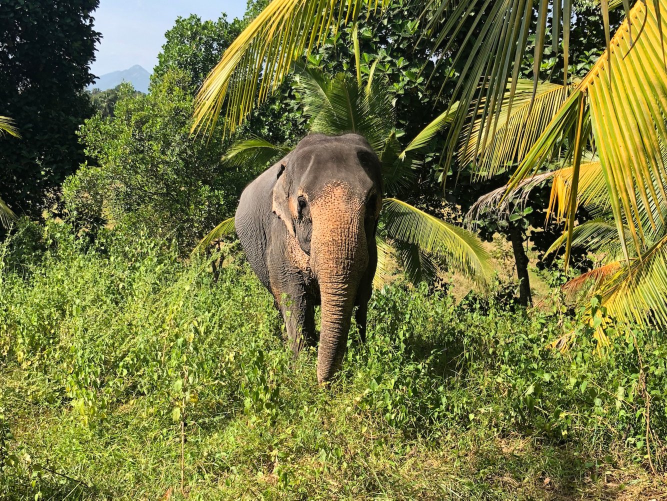
#> input picture opencv/elephant.jpg, 1334 x 1001 px (shown at 1/2 size)
$ python fang_she.py
#> lines starting #> are read from the running program, lines starting #| are printed output that depends on the picture
import cv2 as cv
import numpy as np

img = cv.imread('elephant.jpg')
#> img is the input picture: shape (1001, 1334, 3); mean B, G, R 62.1, 117.9, 116

M_crop_elephant = np.array([
    [2, 0, -150],
    [0, 2, -240]
], dtype=np.float32)

img_sheared = cv.warpAffine(img, M_crop_elephant, (int(1001*2), 1334))
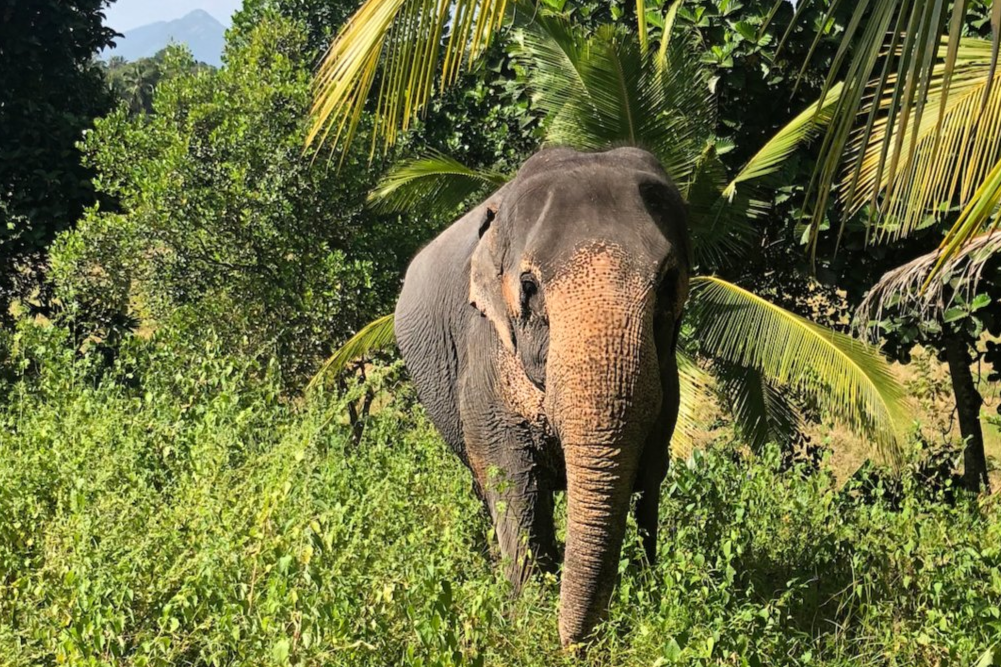
#> img_sheared: shape (1334, 2002, 3) (shown at 1/2 size); mean B, G, R 61.6, 111, 107.5
cv.imwrite('elephant_sheared.jpg', img_sheared)

# x轴的剪切变换，角度15°
theta = 15 * np.pi / 180
M_shear = np.array([
    [1, np.tan(theta), 0],
    [0, 1, 0]
], dtype=np.float32)

img_sheared = cv.warpAffine(img, M_shear, (400, 600))
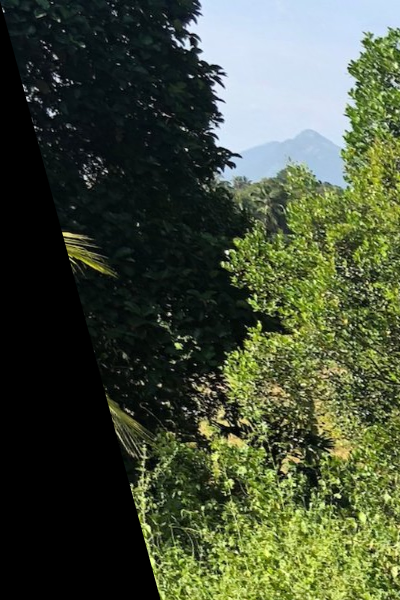
#> img_sheared: shape (600, 400, 3); mean B, G, R 58.5, 79.7, 70
cv.imwrite('elephant_sheared.jpg', img_sheared)

# 顺时针旋转，角度15°
M_rotate = np.array([
    [np.cos(theta), -np.sin(theta), 0],
    [np.sin(theta), np.cos(theta), 0]
], dtype=np.float32)

img_rotated = cv.warpAffine(img, M_rotate, (400, 600))
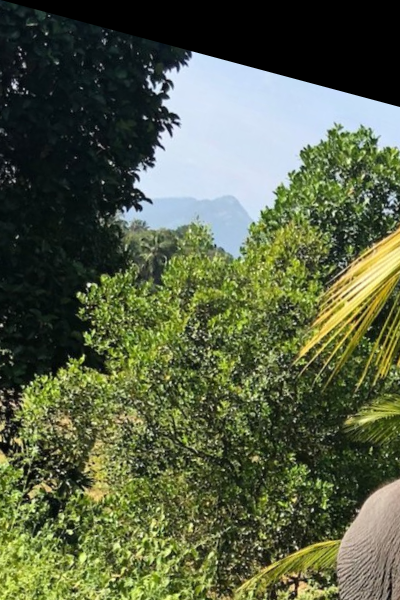
#> img_rotated: shape (600, 400, 3); mean B, G, R 69.5, 96.7, 87.4
cv.imwrite('elephant_rotated.jpg', img_rotated)

# 某种变换，具体旋转+缩放+旋转组合可以通过SVD分解理解
M = np.array([
    [1, 1.5, -400],
    [0.5, 2, -100]
], dtype=np.float32)

img_transformed = cv.warpAffine(img, M, (400, 600))
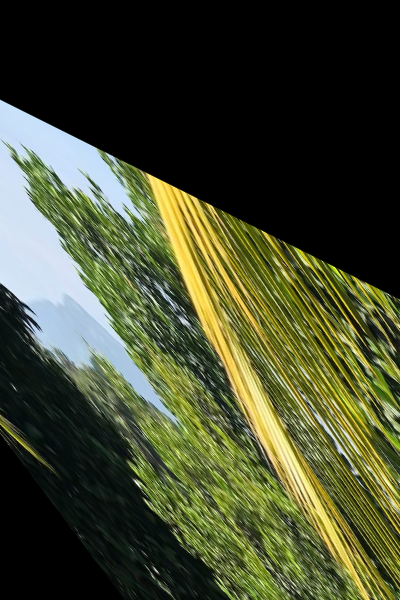
#> img_transformed: shape (600, 400, 3); mean B, G, R 47, 73.4, 68.1
cv.imwrite('elephant_transformed.jpg', img_transformed)

$ run again, with opencv/cheetah.jpg copied over opencv/elephant.jpg
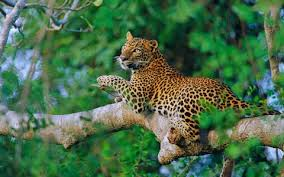
#> input picture opencv/cheetah.jpg, 284 x 177 px
#> img is the input picture: shape (177, 284, 3); mean B, G, R 73.8, 107.9, 72.6
#> `img_sheared = cv.warpAffine(img, M_crop_elephant, (int(1001*2), 1334))`:
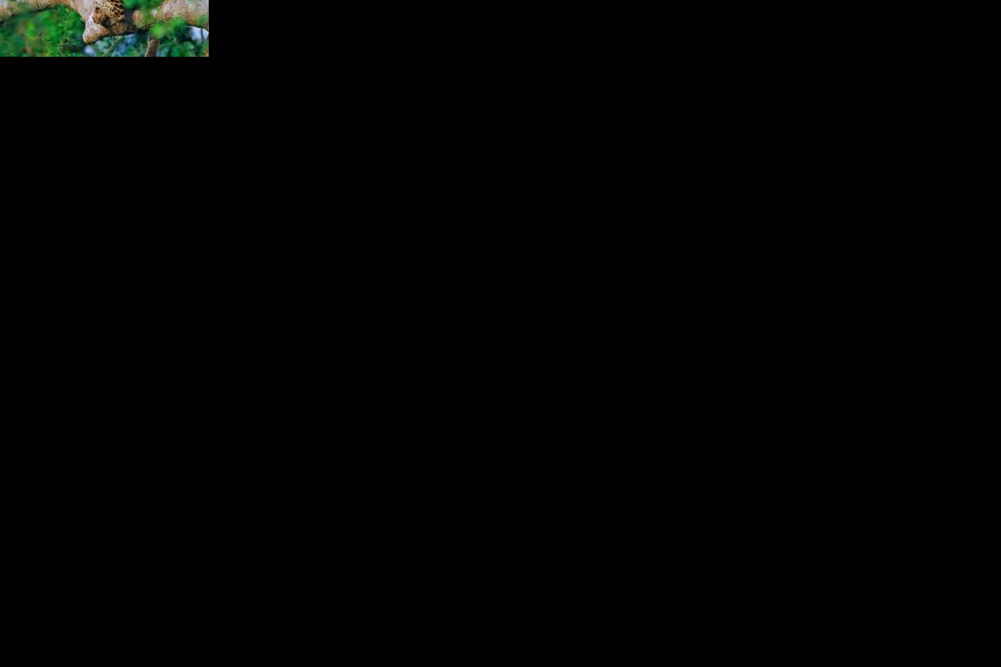
#> img_sheared: shape (1334, 2002, 3) (shown at 1/2 size); mean B, G, R 1.2, 1.8, 1.3
#> `img_transformed = cv.warpAffine(img, M, (400, 600))`:
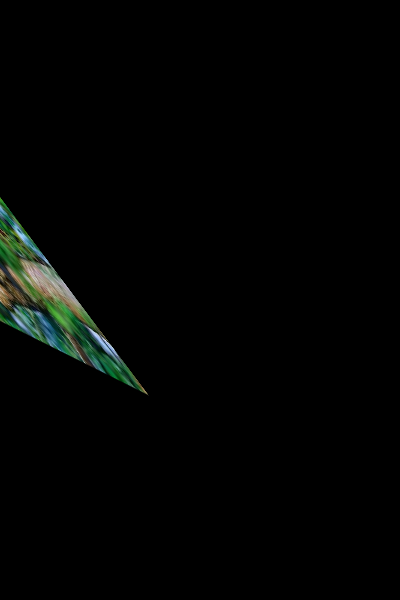
#> img_transformed: shape (600, 400, 3); mean B, G, R 2.9, 3.9, 2.7
